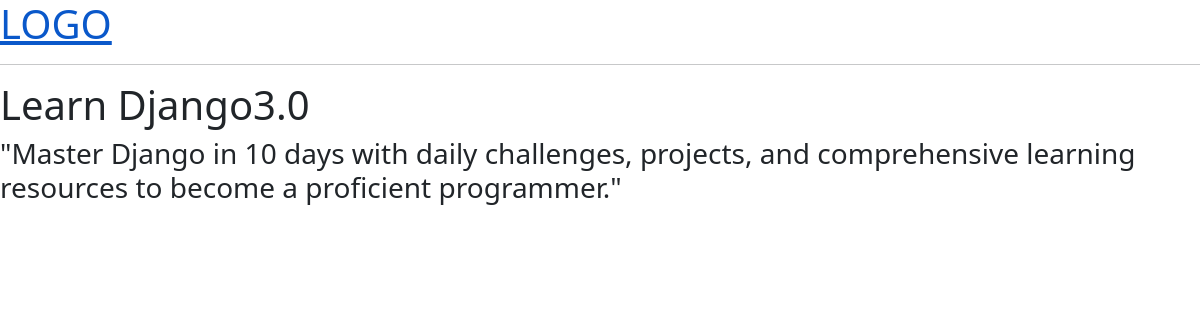
Page /room/3/ on the committed database.
### base/models.py (models this page shows, shortened)
class Room(models.Model):
    host= models.ForeignKey(User,on_delete=models.SET_NULL,null=True)
    topic= models.ForeignKey(Topic,on_delete=models.SET_NULL,null=True)
    name=models.CharField(max_length=200)
    description=models.TextField(null=True,blank=True)
    updated=models.DateTimeField(auto_now=True)
    created=models.DateTimeField(auto_now_add=True)
    class Meta:
        ordering=['-updated','-created']

### base/views.py (the view)
# urls.py: path('room/<str:pk>/',views.room,name="room"),
def room(request,pk):
    rooms=Room.objects.get(id=pk)
    context={'rooms':rooms}
    return render(request,'base/room.html',context)

### base/templates/base/room.html
{% extends 'main.html' %}
{% block content %}
<h1>{{rooms.name}}</h1>
<h3>
    {{rooms.description}}
</h3>
{% endblock content %}

### rows in the picture
Room: name "Learn Django3.0", description "\"Master Django in 10 days with daily challenges, projects, and comprehensive learning resources to become a proficient programmer.\""
